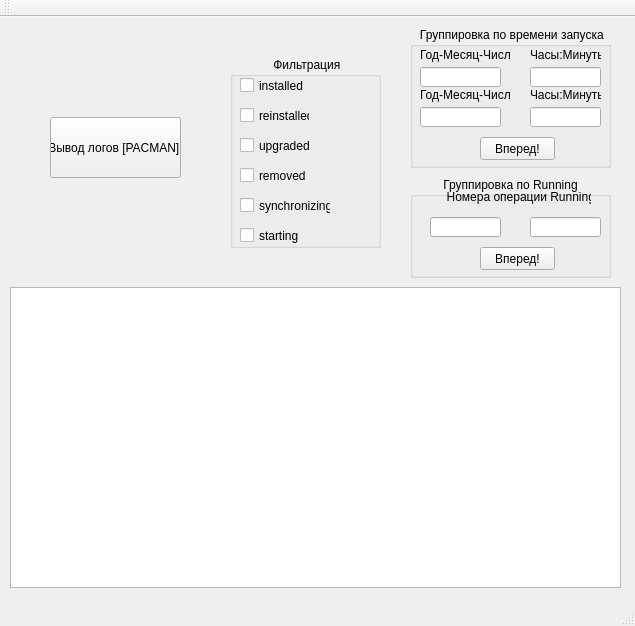
<?xml version="1.0" encoding="UTF-8"?>
<ui version="4.0">
 <class>MainWindow</class>
 <widget class="QMainWindow" name="MainWindow">
  <property name="geometry">
   <rect>
    <x>0</x>
    <y>0</y>
    <width>635</width>
    <height>626</height>
   </rect>
  </property>
  <property name="windowTitle">
   <string>MainWindow</string>
  </property>
  <widget class="QWidget" name="centralWidget">
   <widget class="QListWidget" name="listWidget">
    <property name="geometry">
     <rect>
      <x>10</x>
      <y>270</y>
      <width>611</width>
      <height>301</height>
     </rect>
    </property>
   </widget>
   <widget class="QGroupBox" name="groupBox">
    <property name="geometry">
     <rect>
      <x>230</x>
      <y>40</y>
      <width>151</width>
      <height>191</height>
     </rect>
    </property>
    <property name="title">
     <string>             Фильтрация</string>
    </property>
    <widget class="QCheckBox" name="checkBox_2">
     <property name="geometry">
      <rect>
       <x>10</x>
       <y>140</y>
       <width>91</width>
       <height>17</height>
      </rect>
     </property>
     <property name="text">
      <string>synchronizing</string>
     </property>
    </widget>
    <widget class="QCheckBox" name="checkBox_3">
     <property name="geometry">
      <rect>
       <x>10</x>
       <y>170</y>
       <width>70</width>
       <height>17</height>
      </rect>
     </property>
     <property name="text">
      <string>starting</string>
     </property>
    </widget>
    <widget class="QCheckBox" name="checkBox_4">
     <property name="geometry">
      <rect>
       <x>10</x>
       <y>80</y>
       <width>70</width>
       <height>17</height>
      </rect>
     </property>
     <property name="text">
      <string>upgraded</string>
     </property>
    </widget>
    <widget class="QCheckBox" name="checkBox_5">
     <property name="geometry">
      <rect>
       <x>10</x>
       <y>50</y>
       <width>70</width>
       <height>17</height>
      </rect>
     </property>
     <property name="text">
      <string>reinstalled</string>
     </property>
    </widget>
    <widget class="QCheckBox" name="checkBox_6">
     <property name="geometry">
      <rect>
       <x>10</x>
       <y>20</y>
       <width>70</width>
       <height>17</height>
      </rect>
     </property>
     <property name="text">
      <string>installed</string>
     </property>
    </widget>
    <widget class="QCheckBox" name="checkBox">
     <property name="geometry">
      <rect>
       <x>10</x>
       <y>110</y>
       <width>70</width>
       <height>17</height>
      </rect>
     </property>
     <property name="text">
      <string>removed</string>
     </property>
    </widget>
   </widget>
   <widget class="QPushButton" name="pushButton">
    <property name="geometry">
     <rect>
      <x>50</x>
      <y>100</y>
      <width>131</width>
      <height>61</height>
     </rect>
    </property>
    <property name="text">
     <string>Вывод логов [PACMAN] </string>
    </property>
   </widget>
   <widget class="QGroupBox" name="groupBox_2">
    <property name="geometry">
     <rect>
      <x>410</x>
      <y>10</y>
      <width>201</width>
      <height>141</height>
     </rect>
    </property>
    <property name="title">
     <string>   Группировка по времени запуска</string>
    </property>
    <widget class="QLabel" name="label_2">
     <property name="geometry">
      <rect>
       <x>10</x>
       <y>20</y>
       <width>91</width>
       <height>16</height>
      </rect>
     </property>
     <property name="text">
      <string>Год-Месяц-Число</string>
     </property>
    </widget>
    <widget class="QLabel" name="label_7">
     <property name="geometry">
      <rect>
       <x>10</x>
       <y>60</y>
       <width>91</width>
       <height>16</height>
      </rect>
     </property>
     <property name="text">
      <string>Год-Месяц-Число</string>
     </property>
    </widget>
    <widget class="QLineEdit" name="lineEdit_3">
     <property name="geometry">
      <rect>
       <x>10</x>
       <y>40</y>
       <width>81</width>
       <height>20</height>
      </rect>
     </property>
    </widget>
    <widget class="QLineEdit" name="lineEdit_4">
     <property name="geometry">
      <rect>
       <x>10</x>
       <y>80</y>
       <width>81</width>
       <height>20</height>
      </rect>
     </property>
    </widget>
    <widget class="QLabel" name="label_3">
     <property name="geometry">
      <rect>
       <x>120</x>
       <y>20</y>
       <width>71</width>
       <height>16</height>
      </rect>
     </property>
     <property name="text">
      <string>Часы:Минуты</string>
     </property>
    </widget>
    <widget class="QLabel" name="label_4">
     <property name="geometry">
      <rect>
       <x>120</x>
       <y>60</y>
       <width>71</width>
       <height>16</height>
      </rect>
     </property>
     <property name="text">
      <string>Часы:Минуты</string>
     </property>
    </widget>
    <widget class="QLineEdit" name="lineEdit_5">
     <property name="geometry">
      <rect>
       <x>120</x>
       <y>40</y>
       <width>71</width>
       <height>20</height>
      </rect>
     </property>
    </widget>
    <widget class="QLineEdit" name="lineEdit_6">
     <property name="geometry">
      <rect>
       <x>120</x>
       <y>80</y>
       <width>71</width>
       <height>20</height>
      </rect>
     </property>
    </widget>
    <widget class="QPushButton" name="pushButton_2">
     <property name="geometry">
      <rect>
       <x>70</x>
       <y>110</y>
       <width>75</width>
       <height>23</height>
      </rect>
     </property>
     <property name="text">
      <string>Вперед!</string>
     </property>
    </widget>
   </widget>
   <widget class="QGroupBox" name="groupBox_3">
    <property name="geometry">
     <rect>
      <x>410</x>
      <y>160</y>
      <width>201</width>
      <height>101</height>
     </rect>
    </property>
    <property name="title">
     <string>          Группировка по Running</string>
    </property>
    <widget class="QLabel" name="label">
     <property name="geometry">
      <rect>
       <x>10</x>
       <y>10</y>
       <width>171</width>
       <height>20</height>
      </rect>
     </property>
     <property name="text">
      <string>        Номера операции Running:</string>
     </property>
    </widget>
    <widget class="QLineEdit" name="lineEdit">
     <property name="geometry">
      <rect>
       <x>20</x>
       <y>40</y>
       <width>71</width>
       <height>20</height>
      </rect>
     </property>
    </widget>
    <widget class="QLineEdit" name="lineEdit_2">
     <property name="geometry">
      <rect>
       <x>120</x>
       <y>40</y>
       <width>71</width>
       <height>20</height>
      </rect>
     </property>
    </widget>
    <widget class="QPushButton" name="pushButton_3">
     <property name="geometry">
      <rect>
       <x>70</x>
       <y>70</y>
       <width>75</width>
       <height>23</height>
      </rect>
     </property>
     <property name="text">
      <string>Вперед!</string>
     </property>
    </widget>
   </widget>
  </widget>
  <widget class="QMenuBar" name="menuBar">
   <property name="geometry">
    <rect>
     <x>0</x>
     <y>0</y>
     <width>635</width>
     <height>21</height>
    </rect>
   </property>
  </widget>
  <widget class="QToolBar" name="mainToolBar">
   <attribute name="toolBarArea">
    <enum>TopToolBarArea</enum>
   </attribute>
   <attribute name="toolBarBreak">
    <bool>false</bool>
   </attribute>
  </widget>
  <widget class="QStatusBar" name="statusBar"/>
 </widget>
 <layoutdefault spacing="6" margin="11"/>
 <resources/>
 <connections/>
</ui>
